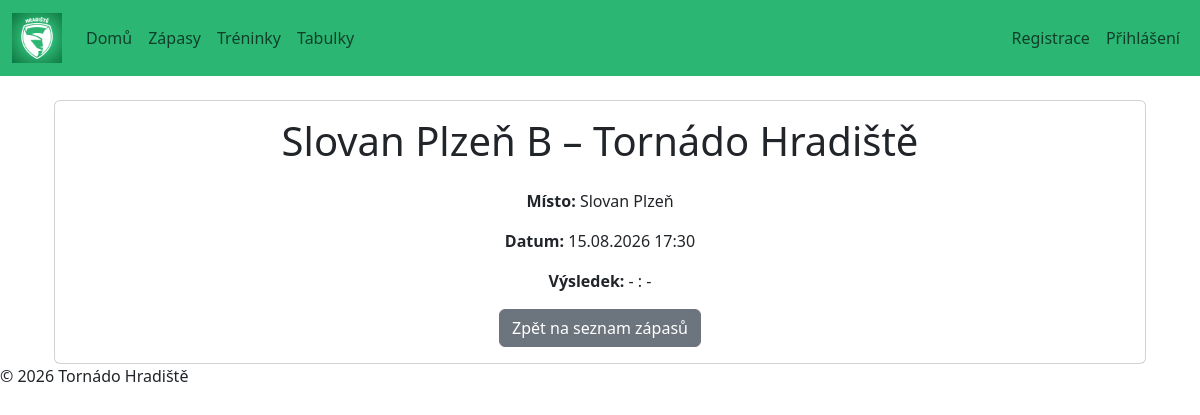
The app's page /matches/1/ with its own data.
### matches/models.py (models this page shows, shortened)
class Match(models.Model):
    match_date = models.DateTimeField()
    opponent = models.CharField(max_length=100)
    is_home = models.BooleanField()
    location = models.CharField(max_length=100)
    goals_for = models.PositiveIntegerField(null=True, blank=True)
    goals_against = models.PositiveIntegerField(null=True, blank=True)

### matches/views.py (the view)
# urls.py: path('<int:match_id>/', views.match_detail, name='match_detail')
def match_detail(request, match_id):
    match = get_object_or_404(Match, pk=match_id)
    return render(request, "matches/match_detail.html", {'match': match})

### matches/templates/matches/match_detail.html
{% extends "base.html" %}
{% block content %}
    <div class="card">
        <div class="card-body">
            <h1 class="mb-4">
                {% if match.is_home %}
                    Tornádo Hradiště – {{ match.opponent }}
                {% else %}
                    {{ match.opponent }} – Tornádo Hradiště
                {% endif %}
            </h1>
            <p><strong>Místo:</strong> {{ match.location }}</p>
            <p><strong>Datum:</strong> {{ match.match_date|date:"d.m.Y H:i" }}</p>
            <p><strong>Výsledek:</strong> {% if match.goals_for is not None %}{{ match.goals_for }} : {{ match.goals_against }}{% else %}- : -{% endif %}</p>
            <a href="{% url 'match_list' %}" class="btn btn-secondary">Zpět na seznam zápasů</a>
        </div>
    </div>
{% endblock %}

### static/css/style.css (style rules this page uses)
:root { --club-green: #2BB673; --club-green-dark: #209A61; --club-white: #ffffff; --club-text: #212529; }

### records on screen
Match: opponent "Slovan Plzeň B", location "Slovan Plzeň", match_date "15.08.2026 17:30"
